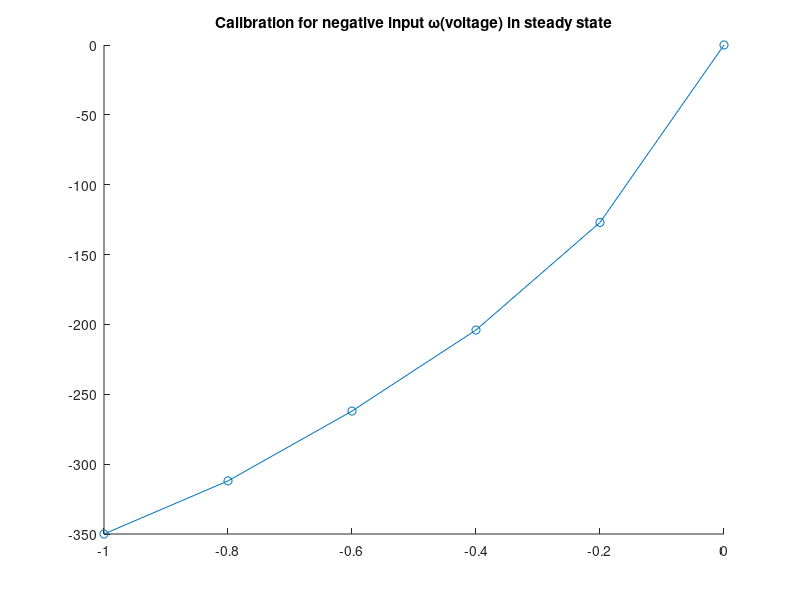
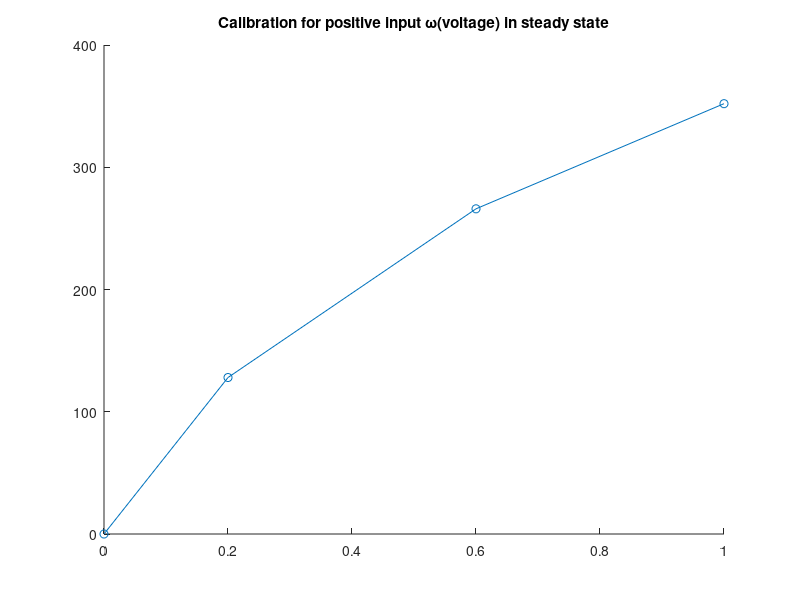
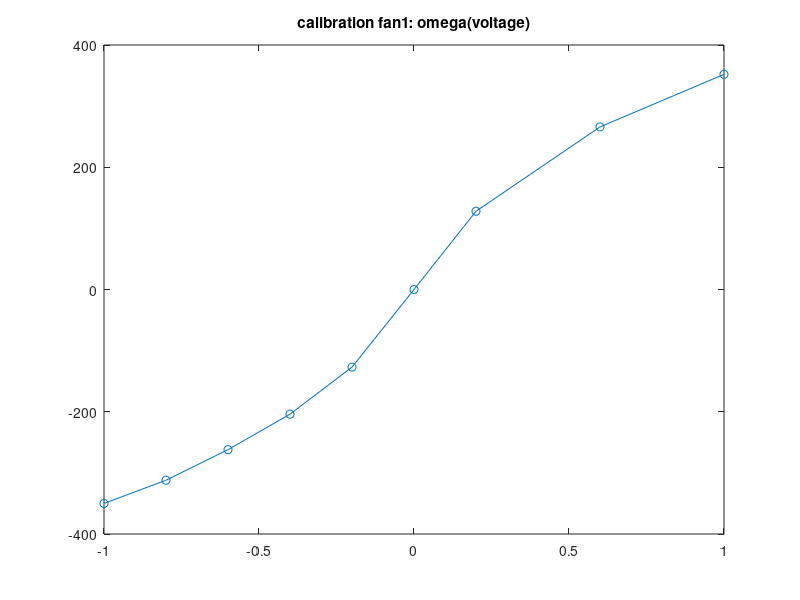
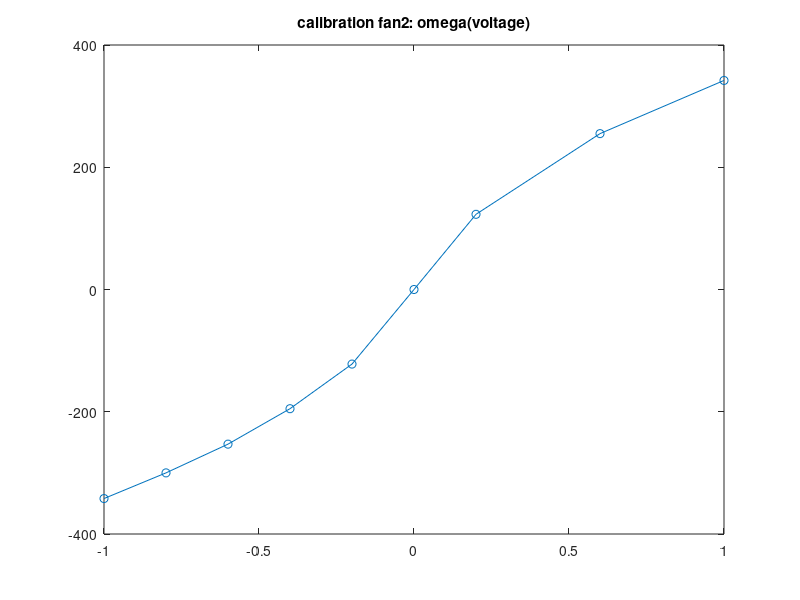

MATLAB code for these plots, in order:
clear all;
close all;
clc
%%

% negative iput
fan1_voltage__ = -[0, 0.2, 0.4, 0.6, 0.8, 1];
fan1_omega__ = [0, -127, -204, -262, -312, -350];

figure;
hold on;
plot(fan1_voltage__, fan1_omega__, '-o');

title('Calibration for negative input \omega(voltage) in steady state');
hold off;

fan1_voltage_n = -[-1, -0.6, -0.2, 0];
fan1_omega_n = [352, 266, 128, 0];

figure;
hold on;
plot(fan1_voltage_n, fan1_omega_n, '-o');

title('Calibration for positive input \omega(voltage) in steady state');
hold off;


% omega:
% radians/s 


%%
fan1_voltage = -[-1, -0.6, -0.2, 0, 0.2, 0.4, 0.6, 0.8, 1];
fan1_omega = [352, 266, 128, 0, -127, -204, -262, -312, -350];
figure;
plot(fan1_voltage, fan1_omega, '-o');
title('calibration fan1: omega(voltage)');

% output1, 2 radians, no calibration, constant offset measured for input
% 0,0 is ~0.04, ~0.02
% gain -> -351 fan_1, 

fan2_voltage = -[-1, -0.6, -0.2, 0, 0.2, 0.4, 0.6, 0.8, 1];
fan2_omega = [342, 255, 123, 0, -122, -195, -253, -300, -342];
figure;
plot(fan2_voltage, fan2_omega, '-o');
title('calibration fan2: omega(voltage)');

figure;
hold on;
plot(fan1_voltage, fan1_omega, '-o');
plot(fan2_voltage, fan2_omega, '-o');
title('comparison');
hold off;
